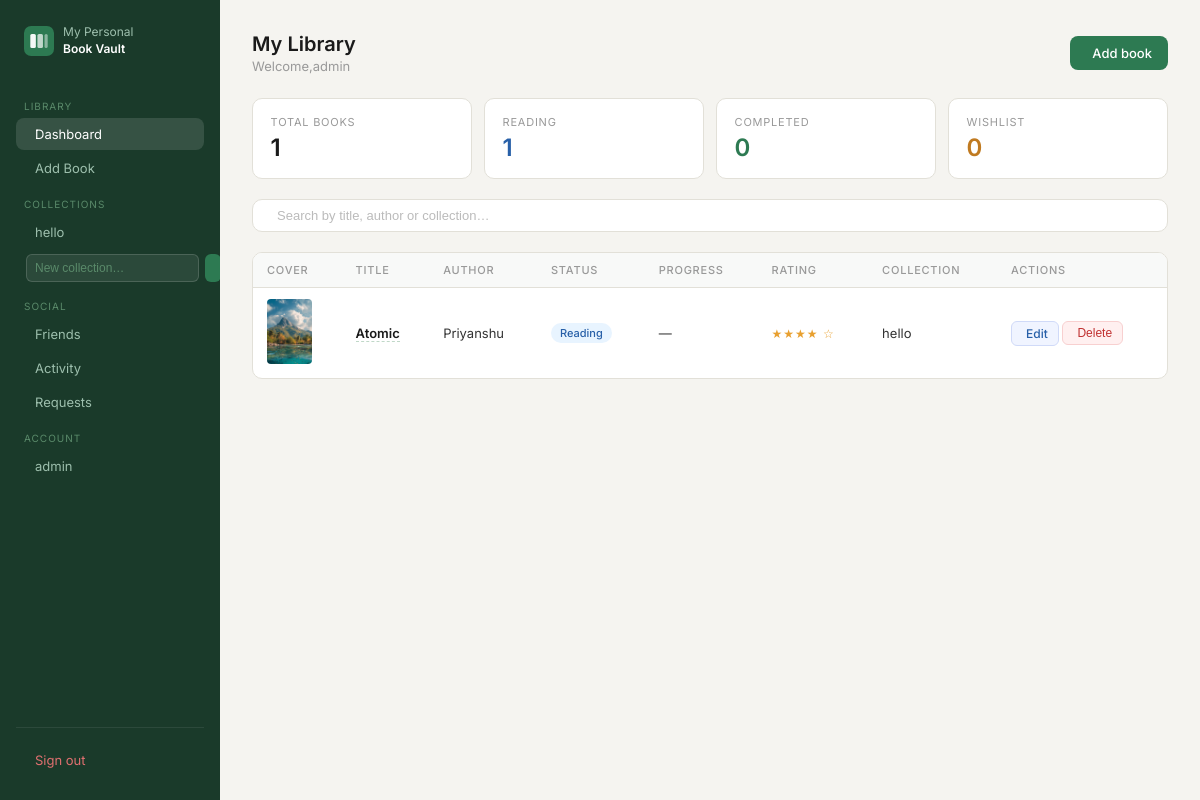
Before: /book/home (signed in) with the older database file.
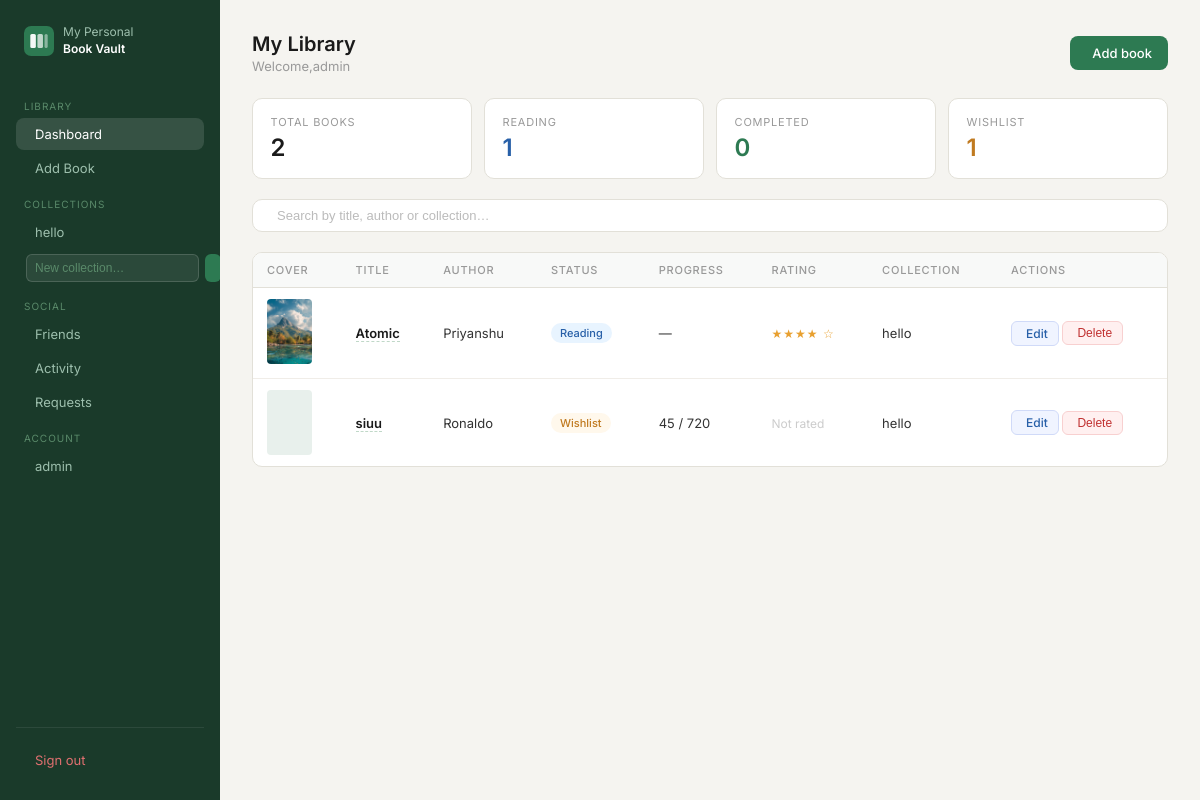
After: the same page with the newer database file.
### app/blueprints/collection/modules.py (models this page shows, shortened)
class Collection(db.Model):
    __tablename__="collection"
    cid=db.Column(db.Integer,primary_key=True)
    pid=db.Column(db.Integer,db.ForeignKey("credential.pid"),nullable=False)
    collection_name=db.Column(db.String(100),nullable=False)
    create_at=db.Column(db.DateTime,default=datetime.utcnow)
    user_books = db.relationship("Userbook", back_populates="collection")
    __table_args__=(db.UniqueConstraint("pid","collection_name",name="unique_collection"),)

### app/blueprints/book/modules.py (models this page shows, shortened)
class Userbook(db.Model):
    __tablename__="userbook"
    uid=db.Column(db.Integer,primary_key=True)
    pid=db.Column(db.Integer,db.ForeignKey("credential.pid"),nullable=False)
    bid=db.Column(db.Integer,db.ForeignKey("book.bid"),nullable=False)
    cid=db.Column(db.Integer,db.ForeignKey("collection.cid"),nullable=True)
    current_page=db.Column(db.Integer,nullable=False)
    status=db.Column(db.String(100),nullable=False)
    note=db.Column(db.Text,nullable=True)
    rating=db.Column(db.Integer,db.CheckConstraint("rating >= 0 AND rating <= 5"),nullable=True)
    start_date=db.Column(db.Date,default=date.today)
    end_date=db.Column(db.Date,nullable=True)
    __table_args__=(db.UniqueConstraint("pid","bid",name="unique_user_book"),)
    user = db.relationship("Credential", back_populates="user_books")
    book = db.relationship("Book",back_populates="user_books")
    collection = db.relationship("Collection", back_populates="user_books")

class Book(db.Model):
    __tablename__="book"
    bid=db.Column(db.Integer,primary_key=True)
    author=db.Column(db.String(100),nullable=False)
    title=db.Column(db.String(100),nullable=False)
    language=db.Column(db.String(100),nullable=False)
    genre=db.Column(db.String(100),nullable=True)
    description=db.Column(db.Text,nullable=True)
    page_count=db.Column(db.Integer,nullable=False)
    published_year=db.Column(db.Integer,nullable=True)
    cover_image = db.Column(db.String(500), nullable=True)
    user_books = db.relationship("Userbook", back_populates="book")

### app/blueprints/book/routes.py (the view)
@book.route('/home',methods=['GET'])
@login_required
def home():
    username=current_user.username
    books=Userbook.query.filter_by(pid=current_user.pid).all()
    if request.method=='GET':
        return render_template("book/home.html",message=f'Welcome,{username}',books=books)

### app/blueprints/book/templates/book/home.html (shortened to what this page needs)
{% extends "book/base.html" %}
{% block content %}
<div class="page-header">
  <div>
    <h1 class="page-title">My Library</h1>
    <p class="page-sub">{{ message }}</p>
  </div>
  <a href="{{ url_for('book.book_add') }}" class="btn-add">
     Add book
  </a>
</div>
<div class="stats">
  <div class="stat-card">
    <p class="stat-label">Total books</p>
    <p class="stat-val">{{ books|length }}</p>
  </div>
  <div class="stat-card">
    <p class="stat-label">Reading</p>
    <p class="stat-val blue">{{ books|selectattr('status','equalto','Reading')|list|length }}</p>
  </div>
  <div class="stat-card">
    <p class="stat-label">Completed</p>
    <p class="stat-val green">{{ books|selectattr('status','equalto','Completed')|list|length }}</p>
  </div>
  <div class="stat-card">
    <p class="stat-label">Wishlist</p>
    <p class="stat-val amber">{{ books|selectattr('status','equalto','Wishlist')|list|length }}</p>
  </div>
</div>
<div class="search-bar">
  <input type="text" id="search-input" placeholder="Search by title, author or collection…">
</div>
{% if books %}
<div class="table-wrap">
  <table>
    <thead>
      <tr>
        <th>Cover</th>
        <th>Title</th>
        <th>Author</th>
        <th>Status</th>
        <th>Progress</th>
        <th>Rating</th>
        <th>Collection</th>
        <th>Actions</th>
      </tr>
    </thead>
    <tbody id="book-table">
      {% for ub in books %}
      <tr>
        <td>
          {% if ub.book.cover_image %}
          <img src="{{ url_for('static', filename=ub.book.cover_image) }}"
             width="45"
             height="65"
             style="object-fit:cover;border-radius:4px;">
          {% else %}
<div style="width:45px;height:65px;background:#e8f0ec;border-radius:4px;display:flex;align-items:center;justify-content:center;">
</div>
{% endif %}
        </td>
<td>
    <span class="book-title-link"
        data-title="{{ ub.book.title }}"
        data-author="{{ ub.book.author }}"
        data-status="{{ ub.status }}"
        data-rating="{{ ub.rating or 0 }}"
        data-progress="{{ ub.current_page or '—' }} / {{ ub.book.page_count or '—' }}"
        data-collection="{{ ub.collection.collection_name if ub.collection else '—' }}"
        data-start="{{ ub.start_date or '—' }}"
        data-end="{{ ub.end_date or '—' }}"
        data-genre="{{ ub.book.genre or '—' }}"
        data-language="{{ ub.book.language or '—' }}"
        data-year="{{ ub.book.published_year or '—' }}"
        data-pages="{{ ub.book.page_count or '—' }}"
        data-notes="{{ ub.note or 'No notes added.' }}"
        data-cover="{{ url_for('static', filename=ub.book.cover_image) if ub.book.cover_image else '' }}">
        {{ ub.book.title }}
    </span>
</td>
        <td>{{ ub.book.author }}</td>
        <td>
          <span class="badge badge-{{ ub.status|lower }}">{{ ub.status }}</span>
        </td>
        <td>
          {% if ub.current_page and ub.book.page_count %}
            {{ ub.current_page }} / {{ ub.book.page_count }}
          {% else %}
            —
          {% endif %}
        </td>
        <td>
          {% if ub.rating %}
            <span class="stars">
              {% for i in range(ub.rating) %}★{% endfor %}
              {% for i in range(5 - ub.rating) %}☆{% endfor %}
            </span>
          {% else %}
            <span class="no-rating">Not rated</span>
          {% endif %}
        </td>
        <td>{{ ub.collection.collection_name if ub.collection else '—' }}</td>
        <td>
          <a href="{{ url_for('book.userbook_update', uid=ub.uid) }}"
             class="action-btn btn-edit">
             Edit
          </a>
          <form action="{{ url_for('book.userbook_delete', uid=ub.uid) }}"
      method="POST"
      style="display:inline;"
      onsubmit="return confirm('Remove this book from your library?');">
    <button type="submit" class="action-btn btn-del">
         Delete
    </button>
</form>
        </td>
      </tr>
      {% endfor %}
    </tbody>
  </table>
</div>
{% endif %}
{% endblock %}

### app/blueprints/book/templates/book/base.html (shortened to what this page needs)
<!DOCTYPE html>
<html lang="en">
<head>
  <link rel="stylesheet" type="text/css" href="/css/style.css">
  <link rel="stylesheet" href="https://cdn.jsdelivr.net/npm/@tabler/icons-webfont@latest/tabler-icons.min.css">
</head>
<body class="app-body">
  <div class="app-layout">
    <aside class="sidebar">
      <div class="sidebar-brand">
        <span class="sidebar-brand-name">My Personal<br><strong>Book Vault</strong></span>
      </div>
      <span class="nav-section">Library</span>
      <a href="{{ url_for('book.home') }}"
         class="nav-item {% if request.endpoint == 'book.home' %}active{% endif %}">
         Dashboard
      </a>
      <a href="{{ url_for('book.book_add') }}"
         class="nav-item {% if request.endpoint == 'book.book_add' %}active{% endif %}">
         Add Book
      </a>
      <span class="nav-section">Collections</span>
{% for col in collections %}
<a href="{{ url_for('collection.collection_detail', cid=col.cid) }}"
   class="nav-item {% if request.endpoint == 'collection.collection_detail' and request.view_args.get('cid')|int == col.cid %}active{% endif %}">
   {{ col.collection_name }}
</a>
{% else %}
<span class="nav-empty">No collections yet</span>
{% endfor %}
<form method="POST" action="{{ url_for('collection.create_collection') }}" style="padding: 4px 10px;">
  <div class="input-wrap" style="display:flex;gap:6px;">
    <input type="text" name="collection_name" placeholder="New collection…"
           class="nav-input" required>
    <button type="submit" class="nav-create-btn">
    </button>
  </div>
</form>
<span class="nav-section">Social</span>
<a href="{{ url_for('friends.friends_list') }}"
   class="nav-item {% if request.endpoint and request.endpoint.startswith('friends.') %}active{% endif %}">
   Friends
</a>
<a href="{{ url_for('friends.activity_feed') }}"
   class="nav-item {% if request.endpoint == 'friends.activity_feed' %}active{% endif %}">
   Activity
</a>
<a href="{{ url_for('friends.requests_page') }}"
   class="nav-item {% if request.endpoint == 'friends.requests_page' %}active{% endif %}">
   Requests
</a>
      <span class="nav-section">Account</span>
<a href="{{ url_for('book.profile') }}"
   class="nav-item {% if request.endpoint == 'book.profile' %}active{% endif %}">
  {{ current_user.username }}
</a>
      <div class="sidebar-footer">
        <a href="{{ url_for('book.logout') }}" class="nav-item nav-item-danger">
           Sign out
        </a>
      </div>
    </aside>
    <main class="main-content">
      {% block content %}{% endblock %}
    </main>
  </div>
</body>
</html>

Changed rows visible on the page:
added Userbook: book "siuu", book.author "Ronaldo", status "Wishlist", current_page "45", book.page_count "720", rating "Not rated", collection "hello"
Other visible differences:
{{ books|length }}: "1" → "2"
{{ books|selectattr('status','equalto','Wishlist')|list|length }}: "0" → "1"
